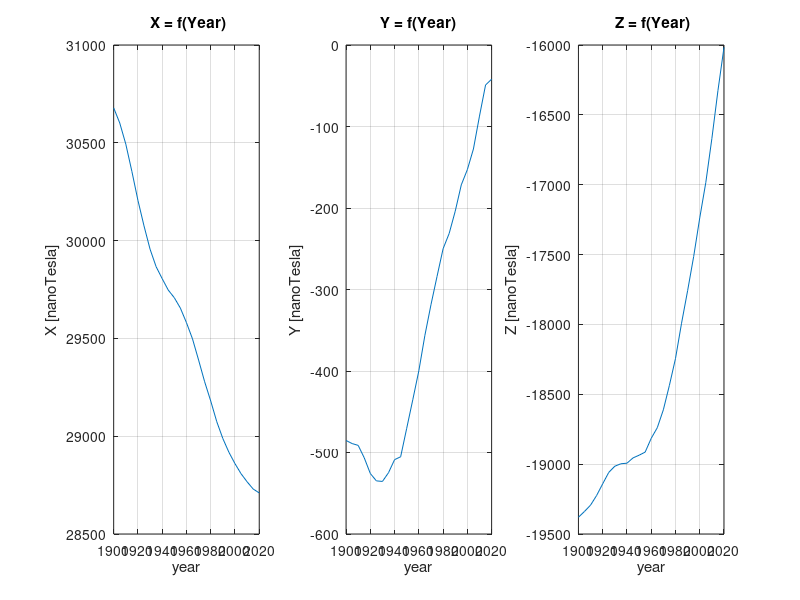
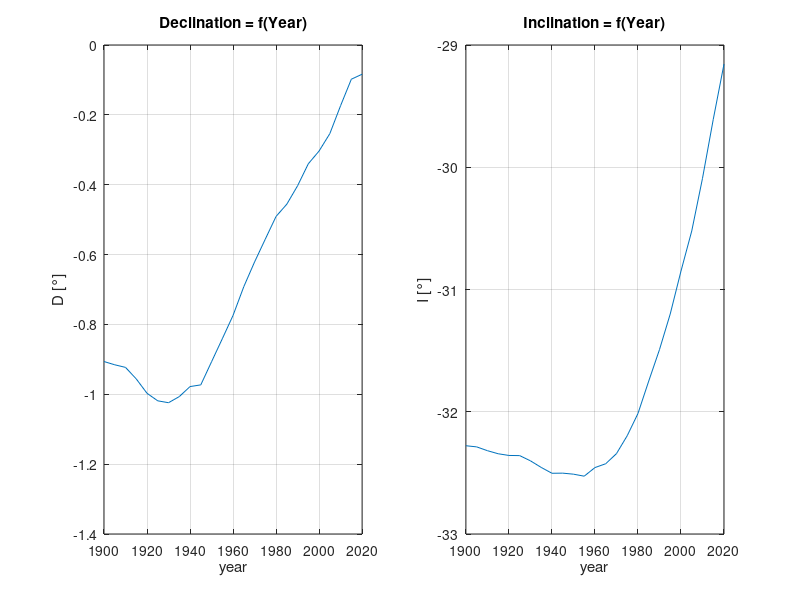

Write the MATLAB code that produced these figures, in order.
%%
clear

%loading data from igrf13coeffs_data.txt 
igrf=importdata('first_dipole_igrf13coeffs.txt');
year=igrf(1,:);
g1_0=igrf(2,:);
g1_1=igrf(3,:);
h1_1=igrf(4,:);

% I have taken the coordiants of Jakarta Special Capital Region, Indonesia
lat=-6.1753942
co_lat=90-lat
lon=106.827183

%compute the magnetic intensity for the point latitude and longitude 

for i=1:length(g1_0)
X(i,1)=-g1_0(i)*sin(co_lat*pi/180)+(((g1_1(i)*cos(lon*pi/180))+(h1_1(i)*sin(lon*pi/180)))*cos(co_lat*pi/180))
Y(i,1)=(g1_1(i)*sin(lon*pi/180))-(h1_1(i)*cos(lon*pi/180))
Z(i,1)=-2*((g1_0(i)*cos(co_lat*pi/180))+(((g1_1(i)*cos(lon*pi/180))+(h1_1(i)*sin(lon*pi/180)))*sin(co_lat*pi/180)))
end

%declination
for i=1:length(year)
D(i,1)=atand(Y(i)/X(i))
end

%inclination
for i=1:length(year)
I(i,1)=atand(Z(i)/sqrt((X(i)^2)+(Y(i)^2)))
end


%visualisation of magnetic intensity and declination and the inclination

figure('Name','magnetic intensity plots')
 subplot(1,3,1)
 plot(year,X);
 title(' X = f(Year)')
 xlabel(' year ')
 ylabel(' X [nanoTesla] ') 
 grid on
  subplot(1,3,2)
 plot(year,Y);
 title(' Y = f(Year) ')
 xlabel(' year ')
 ylabel(' Y [nanoTesla] ') 
 grid on
  subplot(1,3,3)
 plot(year,Z); 
 title(' Z = f(Year)')
 xlabel(' year ')
 ylabel('Z [nanoTesla]') 
 grid on

figure('Name','declination and inclination plots')
subplot(1,2,1)
plot(year,D)
title(' Declination = f(Year) ')
xlabel(['year'])
ylabel('D [°]')
grid on

subplot(1,2,2)
plot(year,I)
title(' Inclination = f(Year) ')
xlabel('year')
ylabel('I [°]')
grid on
  